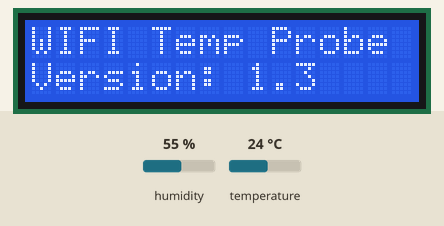
The sketch below on a simulated ESP32. Parts: 16×2 character LCD. The test bench sets the inputs (shaded band); at power-on: humidity 55 %, temperature 24 °C. WiFi joins after 1.5 s; servers stay silent unless stated; uploads are accepted with an empty reply; what the sketch prints to the serial monitor is not drawn.

Above: at 9.7 s.
At 13.2 s:
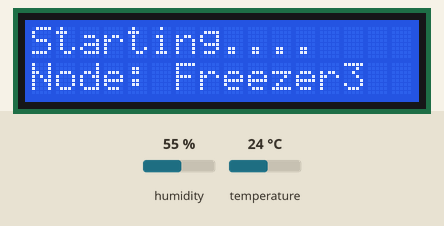
At 30.1 s:
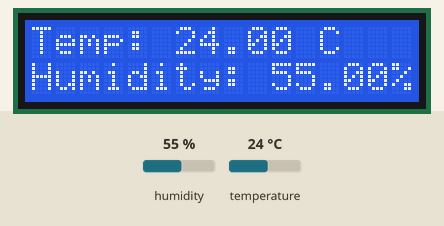

The sketch:

arduino.ino
```cpp
/*
  By Encall
  Work with ESP32
    * DHT22
    * LCD_I2C 16x2
    * LineNotify
*/
#include <WiFi.h>
#include <HTTPClient.h>
#include <Wire.h>
#include "DHT.h"
#include <LiquidCrystal_I2C.h>
#include <TridentTD_LineNotify.h>

LiquidCrystal_I2C lcd(0x27, 16, 2);   //Module IIC/I2C Interface
#define DHTPIN 14     //Pin of DHT22
#define DHTTYPE DHT22   // DHT 22  (AM2302), AM2321
DHT dht(DHTPIN, DHTTYPE);
#define LINE_TOKEN  "XXXXXXXXXXXX"   //Token LineNotify

const char* ssid = "XXXXXXXXXXXX";
const char* password = "XXXXXXXXXXXX";

// Domain name with URL path or IP address with path
const char* serverName = "http://live.nkpcoldstorage.com/esp-post-data.php";

// API key for checking with POST
String apiKeyValue = "XXXXXXXXXXXX";
String sensorName = "DHT22";
String sensorLocation = "Freezer3";
String versionINO = "1.3";

// POST Data to DB Timer, 30s(30000)
unsigned long lastTime = 0;
unsigned long timerDelay = 30000;
// Line Notify Timer 1 HR (3600000) but for testing 30s(30000)
const unsigned long LineTime = 3600000;
unsigned long lastLineTime = 0;

void setup() {
  lcd.begin();
  lcd.backlight();
  lcd.home();
  lcd.clear();
  Serial.begin(115200);
  WiFi.disconnect(true);
  delay(1000);
  WiFi.onEvent(WiFiStationConnected, SYSTEM_EVENT_STA_CONNECTED);
  WiFi.onEvent(WiFiGotIP, SYSTEM_EVENT_STA_GOT_IP);
  WiFi.onEvent(WiFiStationDisconnected, SYSTEM_EVENT_STA_DISCONNECTED);
  WiFi.begin(ssid, password);
  delay(3500);
  dht.begin();
  Serial.println(LINE.getVersion());
  lcd.clear();
  lcd.home();
  lcd.print("WIFI Temp Probe");
  lcd.setCursor(0, 1);
  lcd.print("Version: ");
  lcd.print(versionINO);
  delay(3500);
  lcd.clear();
  lcd.home();
  lcd.print("Starting....");
  lcd.setCursor(0, 1);
  lcd.print("Node: ");
  lcd.print(sensorLocation);
  LINE.setToken(LINE_TOKEN);
}

void loop() {
  sentData();
  lineNotify();
}

void sentData() {
    //Send an HTTP POST request every 10 minutes
  if ((millis() - lastTime) > timerDelay) {
    //Check WiFi connection status
    if(WiFi.status()== WL_CONNECTED){
      WiFiClient client;
      HTTPClient http;

      // Domain name with URL path or IP address with path
      http.begin(client, serverName);

      // Specify content-type header
      http.addHeader("Content-Type", "application/x-www-form-urlencoded");

      float h = dht.readHumidity();
      float t = dht.readTemperature();
      float hic = dht.computeHeatIndex(t, h, false);

      // Prepare your HTTP POST request data
      String httpRequestData = "api_key=" + apiKeyValue + "&sensor=" + sensorName
                            + "&location=" + sensorLocation + "&value1=" + t
                            + "&value2=" + h + "&value3=" + hic + "";
      lcd.clear();
      lcd.home();
      lcd.print("Temp: ");
      lcd.print(t);
      lcd.print(" C");
      lcd.setCursor(0, 1);
      lcd.print("Humidity: ");
      lcd.print(h);
      lcd.print("%");

      Serial.print("httpRequestData: ");
      Serial.println(httpRequestData);

      // Send HTTP POST request
      int httpResponseCode = http.POST(httpRequestData);
      if (httpResponseCode>0) {
        Serial.print("HTTP Response code: ");
        Serial.println(httpResponseCode);
      }
      else {
        Serial.print("Error code: ");
        Serial.println(httpResponseCode);
      }
      // Free resources
      http.end();
    }
    else {
      Serial.println("WiFi Disconnected");
    }
    lastTime = millis();
  }
}

void lineNotify() {
  unsigned long currentTime = millis();

  if( currentTime - lastLineTime >= LineTime){
      float h = dht.readHumidity();
      float t = dht.readTemperature();
      String LineText;
      String TXT1 = " ขณะนี้อุณหภูมิ: ";
      String TXT2 = "°C ";
      String TXT3 = "ความชื้น: ";
      String TXT4 = "%";
      LineText = sensorLocation + TXT1 + t + TXT2 + TXT3 + h + TXT4;
      Serial.print("Line ");
      Serial.println(LineText);
      LINE.notify(LineText);
      lastLineTime = currentTime;
  }
}


void WiFiStationConnected(WiFiEvent_t event, WiFiEventInfo_t info){
  Serial.println("Connected to AP");
  lcd.clear();
  lcd.home();
  lcd.print("Connected to AP");
  delay(3500);
}

void WiFiGotIP(WiFiEvent_t event, WiFiEventInfo_t info){
  Serial.println("WiFi connected");
  Serial.println("IP address: ");
  Serial.println(WiFi.localIP());
  lcd.clear();
  lcd.home();
  lcd.print("WiFi connected");
  lcd.setCursor(0, 1);
  lcd.print(WiFi.localIP());
  delay(3500);
}

void WiFiStationDisconnected(WiFiEvent_t event, WiFiEventInfo_t info){
  Serial.println("Disconnected from WiFi access point");
  lcd.clear();
  lcd.home();
  lcd.print("WiFi Disconnected");
  Serial.print("WiFi lost connection. Reason: ");
  lcd.setCursor(0, 1);
  lcd.print(info.disconnected.reason);
  delay(3500);
  Serial.println(info.disconnected.reason);
  Serial.println("Trying to Reconnect");
  lcd.clear();
  lcd.home();
  lcd.print("Reconnecting...");
  WiFi.begin(ssid, password);
  delay(3500);
}
```

Measured:
- what the display in image 0 shows lasts 3.5 s, from 9.7 s to 13.2 s
- what the display in image 1 shows lasts 16.8 s, from 13.2 s to 30.0 s
